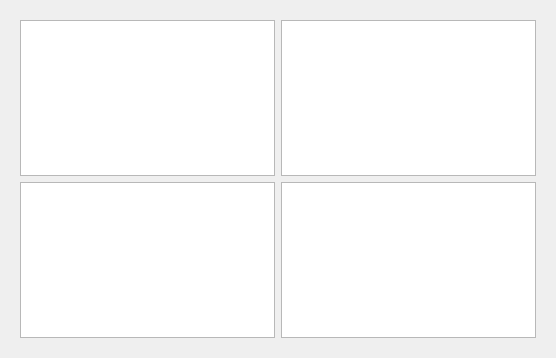
<?xml version="1.0" encoding="UTF-8"?>
<ui version="4.0">
 <class>GridForm</class>
 <widget class="QWidget" name="GridForm">
  <property name="geometry">
   <rect>
    <x>0</x>
    <y>0</y>
    <width>556</width>
    <height>358</height>
   </rect>
  </property>
  <property name="windowTitle">
   <string>GridForm</string>
  </property>
  <layout class="QVBoxLayout" name="verticalLayout_4">
   <item>
    <widget class="QWidget" name="widget" native="true">
     <layout class="QVBoxLayout" name="verticalLayout">
      <item>
       <layout class="QGridLayout" name="gridLayout">
        <item row="1" column="0">
         <widget class="QGraphicsView" name="graphicsView3"/>
        </item>
        <item row="0" column="0">
         <widget class="QGraphicsView" name="graphicsView1"/>
        </item>
        <item row="0" column="1">
         <widget class="QGraphicsView" name="graphicsView2"/>
        </item>
        <item row="1" column="1">
         <widget class="QGraphicsView" name="graphicsView4"/>
        </item>
       </layout>
      </item>
     </layout>
    </widget>
   </item>
  </layout>
 </widget>
 <resources/>
 <connections/>
</ui>
